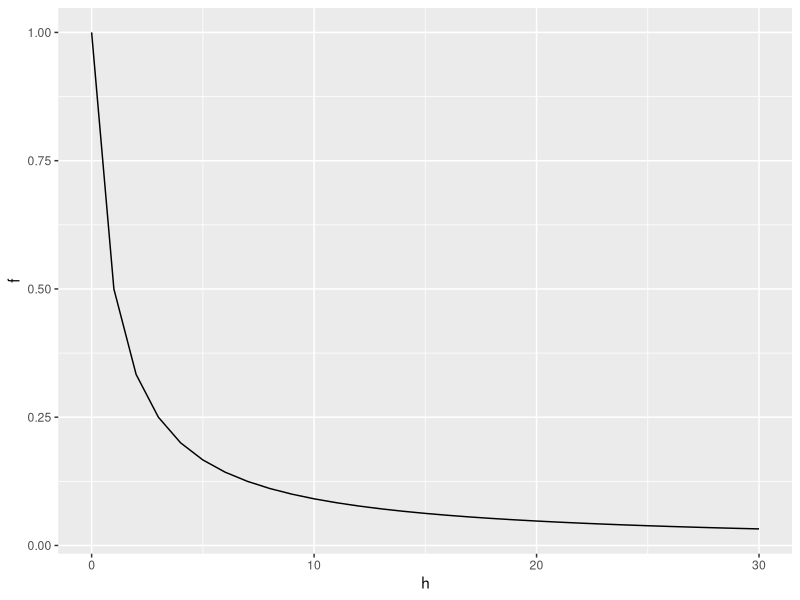
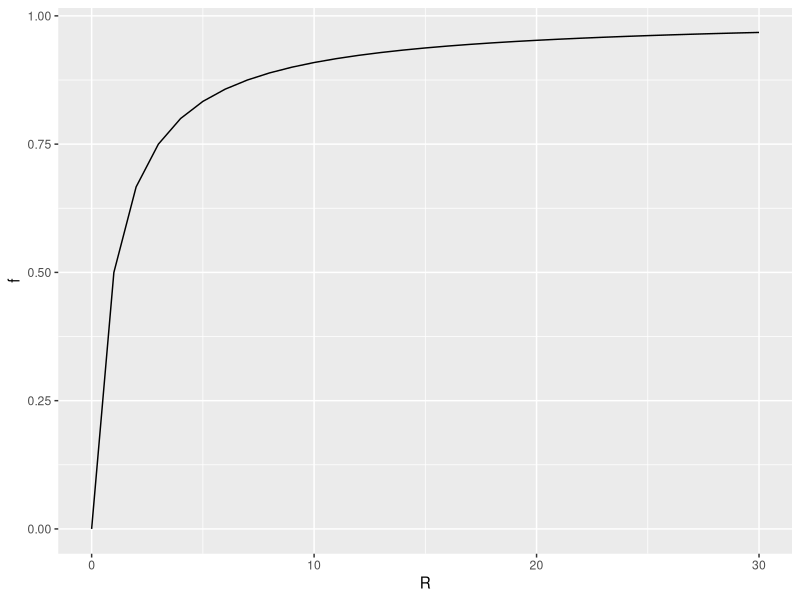

Recreate these plots in R, in order.
## ---- chunk 1
knitr::opts_chunk$set(echo = TRUE)
## ---- chunk 2
library(tidyverse)
library(magrittr)
library(deSolve)
## ---- chunk 3
dat1 <- tibble(h = seq(0,30,by=1),
               R = 1)
dat1 %<>% mutate(f = R/(1+h*R))
dat1 %>% ggplot(., aes(x=h, y=f)) + geom_line()

dat2 <- tibble(h = 1,
               R = seq(30,0,by=-1))
dat2 %<>% mutate(f = R/(1+h*R))
dat2 %>% ggplot(., aes(x=R, y=f)) + geom_line()
